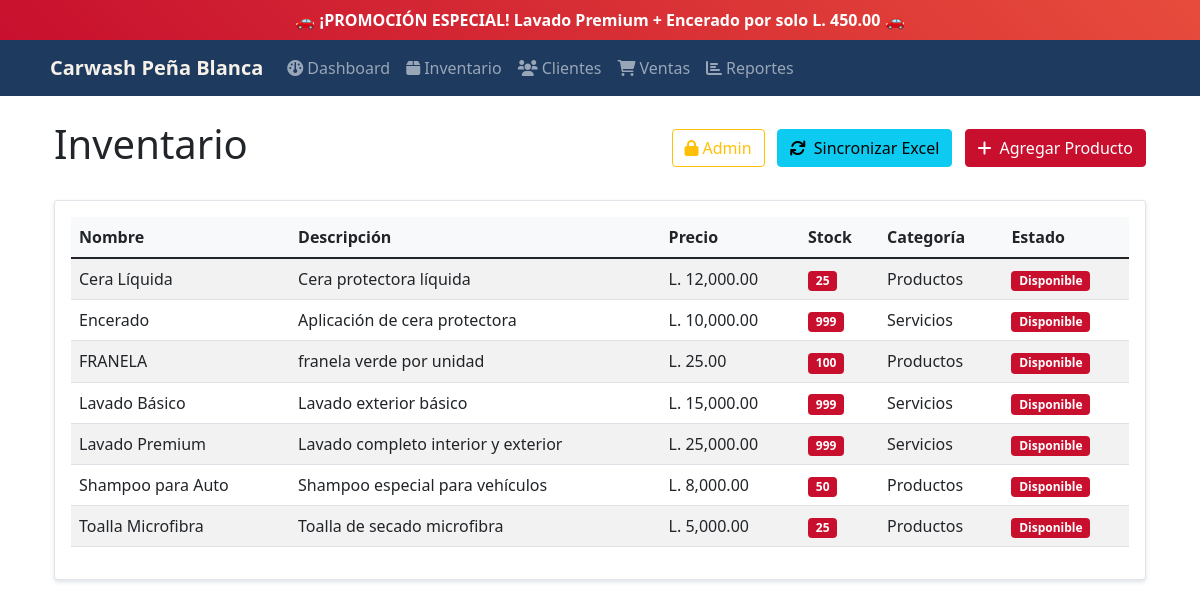
/products, run on an earlier commit of the app's database.
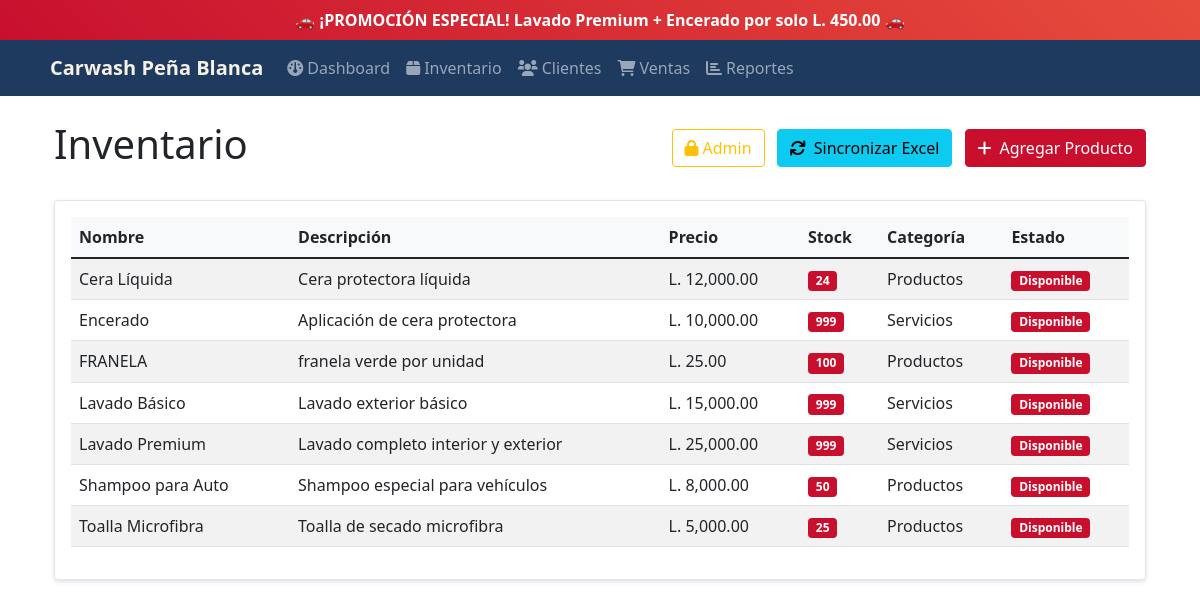
And on a later commit of the database.
### tables this page shows
CREATE TABLE products (
            id INTEGER PRIMARY KEY AUTOINCREMENT,
            name TEXT NOT NULL,
            description TEXT,
            price REAL NOT NULL,
            stock INTEGER DEFAULT 0,
            category TEXT,
            created_at TIMESTAMP DEFAULT CURRENT_TIMESTAMP
        );

### main.py (the view)
@app.route('/products')
def products():
    conn = get_db_connection()
    products = conn.execute("SELECT * FROM products ORDER BY name").fetchall()
    conn.close()
    return render_template('products.html', products=products)

### main.py (called while the page is built)
def get_db_connection():
    conn = sqlite3.connect('carwash.db')
    conn.row_factory = sqlite3.Row
    return conn

### templates/products.html (shortened to what this page needs)
{% extends "base.html" %}
{% block content %}
<div class="row">
    <div class="col-12">
        <div class="d-flex justify-content-between align-items-center mb-4">
            <h1>Inventario</h1>
            <div>
                {% if session.admin_logged_in %}
                    <a href="{{ url_for('admin_logout') }}" class="btn btn-outline-secondary me-2">
                        <i class="fas fa-sign-out-alt me-1"></i>Cerrar Admin
                    </a>
                {% else %}
                    <a href="{{ url_for('admin_login') }}" class="btn btn-outline-warning me-2">
                        <i class="fas fa-lock me-1"></i>Admin
                    </a>
                {% endif %}
                <a href="{{ url_for('sync_inventory') }}" class="btn btn-info me-2">
                    <i class="fas fa-sync me-2"></i>Sincronizar Excel
                </a>
                <a href="{{ url_for('add_product') }}" class="btn btn-success">
                    <i class="fas fa-plus me-2"></i>Agregar Producto
                </a>
            </div>
        </div>
    </div>
</div>
<div class="row">
    <div class="col-12">
        <div class="card">
            <div class="card-body">
                {% if products %}
                <div class="table-responsive">
                    <table class="table table-striped">
                        <thead>
                            <tr>
                                <th>Nombre</th>
                                <th>Descripción</th>
                                <th>Precio</th>
                                <th>Stock</th>
                                <th>Categoría</th>
                                <th>Estado</th>
                            </tr>
                        </thead>
                        <tbody>
                            {% for product in products %}
                            <tr>
                                <td>{{ product.name }}</td>
                                <td>{{ product.description }}</td>
                                <td>L. {{ "{:,.2f}".format(product.price) }}</td>
                                <td>
                                    <span class="badge {% if product.stock > 10 %}bg-success{% elif product.stock > 0 %}bg-warning{% else %}bg-danger{% endif %}">
                                        {{ product.stock }}
                                    </span>
                                </td>
                                <td>{{ product.category }}</td>
                                <td>
                                    {% if product.stock > 10 %}
                                        <span class="badge bg-success">Disponible</span>
                                    {% elif product.stock > 0 %}
                                        <span class="badge bg-warning">Poco Stock</span>
                                    {% else %}
                                        <span class="badge bg-danger">Agotado</span>
                                    {% endif %}
                                </td>
                            </tr>
                            {% endfor %}
                        </tbody>
                    </table>
                </div>
                {% else %}
                <p class="text-muted">No hay productos registrados.</p>
                {% endif %}
            </div>
        </div>
    </div>
</div>
{% endblock %}

What changed in the data, as far as the page shows it:
changed products "Cera Líquida": stock "25" → "24"
